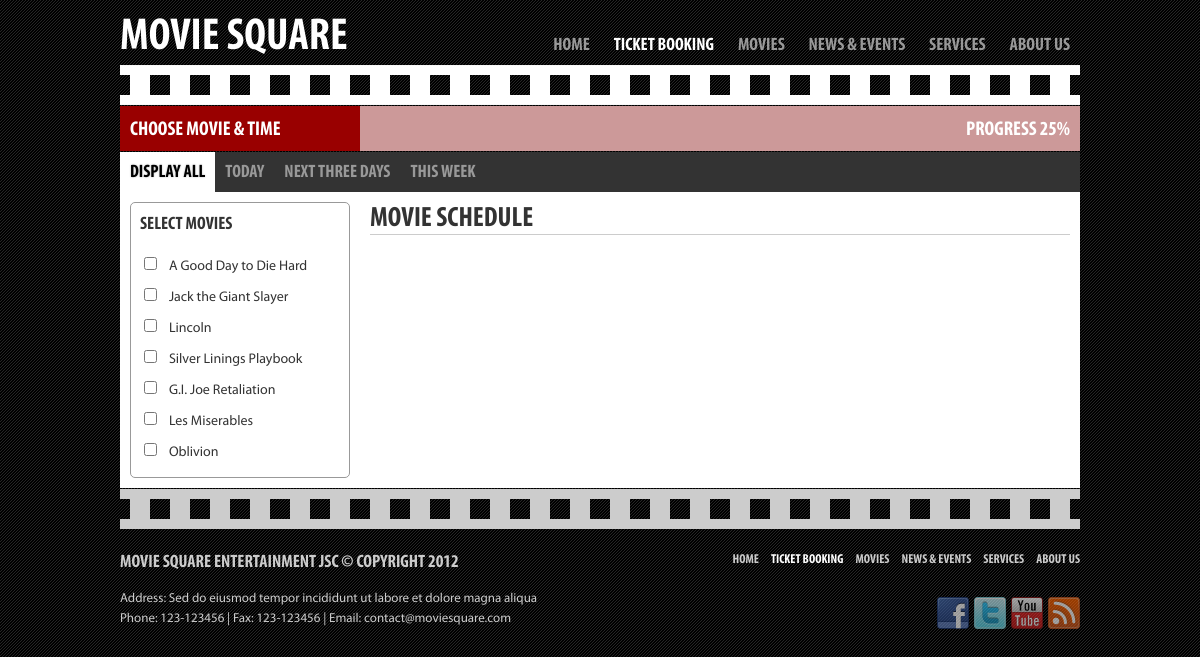
Screenshot of /booking.php with the database file from the repository.
### tables this page shows
CREATE TABLE `Movies` (
	`id` INT AUTO_INCREMENT PRIMARY KEY ,
	`alias` VARCHAR(64) UNIQUE NOT NULL ,
	`title` VARCHAR(64) NOT NULL ,
	`short_description` TEXT ,
	`description` TEXT ,
	 
	`class` VARCHAR(32) DEFAULT 'movie_coming_soon'
		CHECK (`class` = 'movie_coming_soon' OR `class` = 'movie_now_showing' 
			OR `class` = 'movie_featured movie_coming_soon'
			OR `class` = 'movie_featured movie_now_showing')  
	 
);

### core/database.php (called while the page is built, shortened)
<?php
class MS_Database
{
	protected $_host 		= DB_HOST;
	protected $_user 		= DB_USER;
	protected $_password 	= DB_PASSWORD;
	protected $_dbname 		= DB_NAME;
	protected $_charset 	= DB_CHARSET;
	protected $_mysql;
	function __construct() {
		$this->_mysql = new mysqli($this->_host, $this->_user, $this->_password, $this->_dbname);
		$this->_mysql->set_charset($this->_charset);
	}
	public function callProcedure($procedure) {
		$args = func_get_args();
		array_shift($args);
		$result = $this->_mysql->query("call ".$procedure."(".implode(',', $args).");");
		$rows = array();
		if (is_object($result)) {
			if ($result->num_rows == 1) {
				$rows = $result->fetch_assoc();
			} else {
				while($row = $result->fetch_assoc())
					$rows[] = $row;
			}
		} else {
			return $result;
		}
		return $rows;
	}
}

### booking.php (the view, shortened to what this page needs)
<!DOCTYPE html PUBLIC "-//W3C//DTD XHTML 1.0 Transitional//EN" "http://www.w3.org/TR/xhtml1/DTD/xhtml1-transitional.dtd">
<html xmlns="http://www.w3.org/1999/xhtml">
<?php
	include_once 'core/database.php';
	$db = new MS_Database();
	$movies_now_showing = $db->callProcedure('selectMoviesNowShowing');
	$movie_id = isset($_GET['movie_id']) ? $_GET['movie_id'] : 0;
	$date_filter = isset($_GET['filter']) ? $_GET['filter'] : '';
?>
<head>
<link href="css/rs.css" rel="stylesheet" type="text/css" />
<link href="css/myriadpro.css" rel="stylesheet" type="text/css" />
<link href="css/dropkick.css" rel="stylesheet" type="text/css" />
<link href="css/ms.css" rel="stylesheet" type="text/css" />
</head>
<body>
<div class="w">
	<div id="header">
		<h1><a href="index.php">Movie Square</a></h1>
		<div id="nav">
			<ul>
				<li><a href="index.php">Home </a></li>
				<li class="current"><a href="booking.php">Ticket Booking</a></li>
				<li><a href="movies.php">Movies</a></li>
				<li><a href="news.php">News &amp; Events</a></li>
				<li><a href="services.php">Services</a></li>
				<li><a href="aboutus.php">About Us</a></li>
			</ul>
		</div>
	</div>
	<div id="filmBar"></div>
	<div class="progressBar">
		<div class="currentStep" style="width:25%">
			<span>Choose Movie & Time</span>
		</div>
		<div class="progressStatus">Progress 25%</div>
	</div>
	<div id="dateBox">
		<div class="dateTabs">
			<a <?php if ($date_filter == '') echo 'class="selected"';?>>Display all</a>
			<a <?php if ($date_filter == 'date_today') echo 'class="selected"';?>>Today</a>
			<a <?php if ($date_filter == 'date_3days') echo 'class="selected"';?>>Next three days</a>
			<a <?php if ($date_filter == 'date_7days') echo 'class="selected"';?>>This week</a>
		</div>
	</div>
    <div id="main">
    	<div id="content">
			<div class="padding">
				<h1>Movie Schedule</h1>
			</div>
		</div>
    	<div id="sidebar">
			<div class="padding">
				<div class="box">
					<h3>Select movies</h3>
					<?php foreach ($movies_now_showing as $movie) {
						echo '<label>';
						echo '<input type="checkbox" class="movieCheckbox" name="movie" class="movieCheckbox" value="' . $movie['id'] . '" id="' . $movie['alias'] . '" ' . ($movie_id == $movie['id'] ? 'checked' : '') . '/>';
						echo '&nbsp;&nbsp;&nbsp;&nbsp;' . $movie['title'] . '</label><br />';
					}
					?>
				</div>
			</div>
		</div>
    </div>
    <div id="filmBarGrey"></div>
    <div id="footer">
    	<ul>
			<li><a href="index.php">Home </a></li>
			<li class="current"><a href="booking.php">Ticket Booking</a></li>
			<li><a href="movies.php">Movies</a></li>
			<li><a href="news.php">News &amp; Events</a></li>
			<li><a href="services.php">Services</a></li>
			<li><a href="aboutus.php">About Us</a></li>
		</ul>
		<h3>Movie Square Entertainment Jsc &copy; Copyright 2012</h3>
		<p>Address: Sed do eiusmod tempor incididunt ut labore et dolore magna aliqua<br />
Phone: 123-123456 | Fax: 123-123456 | Email: contact@moviesquare.com</p>
		<div class="socialIcons">
			<a href="#" title="Find us on Facebook"><img src="images/facebook.png" /></a><a href="#" title="Follow us on Twitter"><img src="images/twitter.png" /></a><a href="#" title="Your Channel on Youtube"><img src="images/youtube.png" /></a><a href="#" title="Get RSS Feeds"><img src="images/rss.png" /></a>
		</div>
	</div>
</div>
</body>
</html>

### css/rs.css (style rules this page uses)
html,body,div,span,applet,object,iframe,h1,h2,h3,h4,h5,h6,p,pre,a,abbr,acronym,address,big,cite,code,del,dfn,em,font,img,ins,kbd,q,s,samp,small,strike,strong,sub,sup,tt,var,b,u,i,center,dl,dt,dd,ol,ul,li,fieldset,form,label,legend,table,caption,tbody,tfoot,thead,tr,th,td { border:0; font-size:100%; margin:0; padding:0; }
a { outline:none; cursor:pointer; }
fieldset,img { border:0; }
img { vertical-align:bottom; }
h1,h2,h3,h4,h5,h6 { font-size:100%; font-weight:normal; }
input,button,textarea,select,optgroup,option { font-family:inherit; font-size:inherit; font-style:inherit; font-weight:inherit; }
input,button,textarea,select { font-size:100%; }
li { list-style:none; }
a { text-decoration:none; }

### css/ms.css (style rules this page uses)
body { font-family:'MyriadProRegular', Arial, san-serif; font-size:13px; line-height:20px; repeat-x; height:100%; color:#333; }
html { height:100%; background:url(../images/htmlBg.gif); }
.w { margin:auto; width:960px; }
a { color:#600; }
.hoverBox, a, a:hover, button, button:hover { transition: all 0.4s; -moz-transition: all 0.4s; -webkit-transition: all 0.4s; -o-transition: all 0.4s; }
#header { height:50px; padding:10px 0px 5px 0px; }
#header h1 { font-family:"MyriadProBoldCondensed"; font-size:45px; height:50px; float:left; width:240px; line-height:50px; }
#header h1 a { color:#fff; text-transform:uppercase; }
#nav { width:720px; float:left; text-align:right; font-size:18px; }
#nav li { display:inline-block; }
#nav li a { display:inline-block; font-family:"MyriadProBoldCondensed"; color:#999; line-height:10px; text-transform:uppercase; padding:30px 10px 10px 10px; }
#nav li a:hover, #nav .current a { color:#fff; }
#filmBar { height:40px; background:url(../images/filmBarBg.gif) repeat-x; margin-bottom:1px; }
#filmBarGrey { height:40px; background:url(../images/filmBarGreyBg.gif) repeat-x; margin-bottom:1px; }
h1, h2, h3, p { margin-bottom:15px; }
h1, h2, h3 { font-family:"MyriadProBoldCondensed";text-transform:uppercase; }
h1 { font-size:28px; line-height:32px; }
h3 { font-size:18px; line-height:24px; }
input[type="checkbox"] { width: auto; margin: 4px 0 0; margin-top: 1px \9; *margin-top: 0; line-height: normal; }
label { display: block; margin-bottom: 5px;display: inline-block; padding: 2px 4px; font-size: 14px; line-height: 18px; white-space: nowrap; vertical-align: baseline; }
#main { background:#fff; margin-bottom:1px; }
.padding { padding:10px; }
.box { border-radius:5px; border:1px solid #999; padding:9px; position:relative; }
#sidebar { width:240px; float:right; }
#content { width: 720px; float:right; }
#footer { color:#ccc; padding-top:20px; margin-bottom:20px; position:relative; }
#footer li a { color:#ccc; }
#footer li a:hover, #footer .current a { color:#fff; }
#footer ul { float:right; font-family:"MyriadProBoldCondensed";text-transform:uppercase; font-size:13px; }
#footer ul li { display:inline-block; padding-left:10px; }
#footer p { width:450px; }
#footer .socialIcons { position:absolute; right:0px; bottom:0px; }
.socialIcons a { display:inline-block; margin-left:5px; opacity:0.6 ;-moz-opacity:0.6 }
#content h1 { border-bottom:1px solid #ccc; }
.progressBar { margin-bottom:1px; font-family:"MyriadProBoldCondensed"; text-transform:uppercase; font-size:20px; color:#fff; background:#cc9999; text-align:right; padding:10px; position:relative; height:25px; line-height:25px; }
.currentStep { position:absolute; top:0; left:0; background:#900; text-align:left; padding:10px 0px; }
.currentStep span { display:block; padding-left:10px; }
.progressStatus { position:absolute; top:0; right:0px; padding:10px; text-align:right; }
#dateBox { background:#333; }
.dateTabs { height:40px; }
.dateTabs a { display:block; float:left; font-family:"MyriadProBoldCondensed"; font-size:18px; line-height:10px; padding:15px 10px; text-transform:uppercase; color:#999 }
.dateTabs a.selected, .dateTabs a:hover { background:#fff; color:#000; text-shadow:0px 0px 2px rgba(0,0,0,0.3) }

### rows the page displays
movies: title "A Good Day to Die Hard"
movies: title "Jack the Giant Slayer"
movies: title "Lincoln"
movies: title "Silver Linings Playbook"
movies: title "G.I. Joe Retaliation"
movies: title "Les Miserables"
movies: title "Oblivion"
